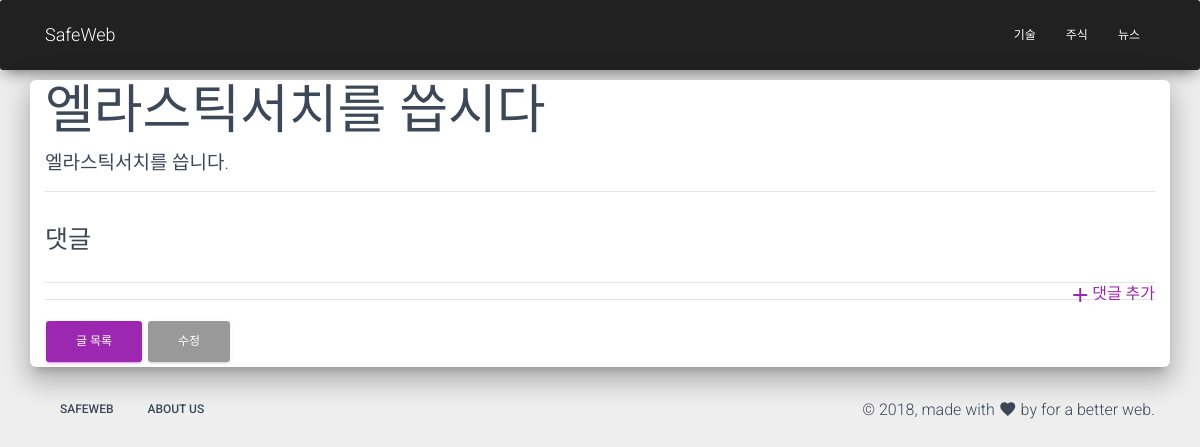
The app's page /blog/post/엘라스틱서치를-씁시다/8/, older data.
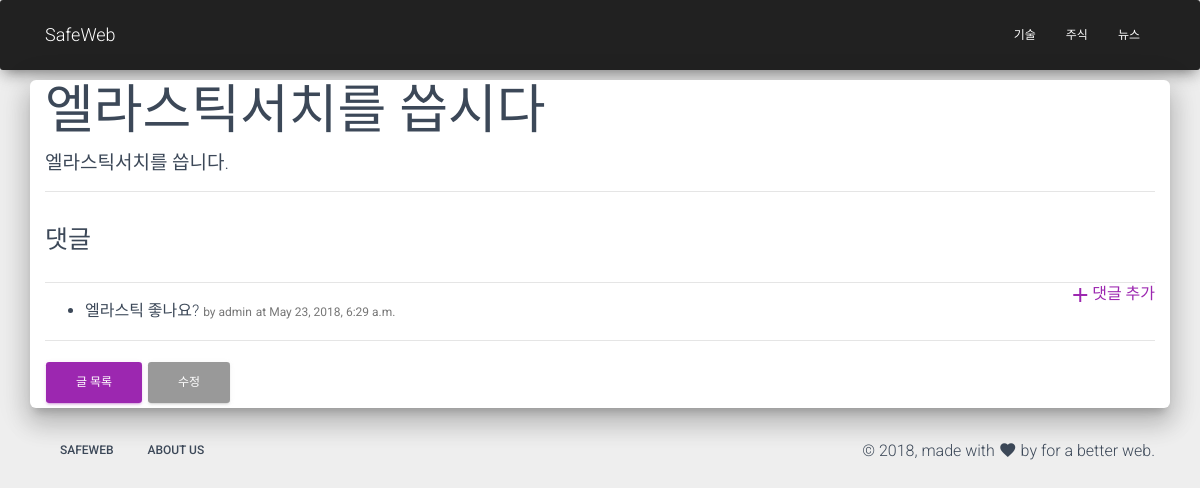
The same page, newer data.
### blog/models.py (models this page shows, shortened)
class Comment(models.Model):
    post = models.ForeignKey('post', on_delete=models.CASCADE, null=False)
    author = models.ForeignKey(settings.AUTH_USER_MODEL, on_delete=models.SET_NULL, null=True)
    message = models.TextField(max_length=2000, null=False)
    created = models.DateTimeField(auto_now_add=True)
    updated = models.DateTimeField(auto_now=True)
    is_public = models.BooleanField(default=False)
    ip = models.GenericIPAddressField(null=True)

### blog/views.py (the view, shortened to what this page needs)
# urls.py: path('post/<slug>/<int:id>/', views.post_detail, name='post_detail'),
def post_detail(request, slug, id):
    post = get_object_or_404(Post, slug=slug, id=id)
    return render(request, 'blog/post_detail.html', {'post': post})

### blog/templates/blog/post_detail.html (shortened to what this page needs)
{% extends 'blog/post_base.html' %}
{% load staticfiles %}
{% block post %}
<div class="col-12">
    <div class="post">
        <h1>{{ post.title }}</h1>
        <p>{{ post.content |linebreaksbr }}</p>
    </div>
    <hr>
    <div class="title">
        <h3>댓글</h3>
    </div>
    <a href="{% url 'blog:comment_create' post.slug post.id %}" class="pull-right">
        <i class="material-icons">add</i>댓글 추가
    </a>
    <hr />
    <ul>
        {% for comment in post.comment_set.all %}
        <li>
            {{ comment.message }}
            <small>by {{ comment.author }}</small>
            <small>at {{ comment.created }}</small>
        </li>
    {% endfor %}
    </ul>
    <hr>
    <a href="{% url "blog:post_list" %}" class='btn btn-primary'>글 목록</a>
    <a href="{% url "blog:post_edit"  post.slug post.id %}" class='btn btn-default'>수정</a>
</div>
{% endblock post%}

Row changes from the older to the newer data that the page shows:
added Comment: message "엘라스틱 좋나요?", author "admin", created "May 23, 2018, 6:29 a.m."
